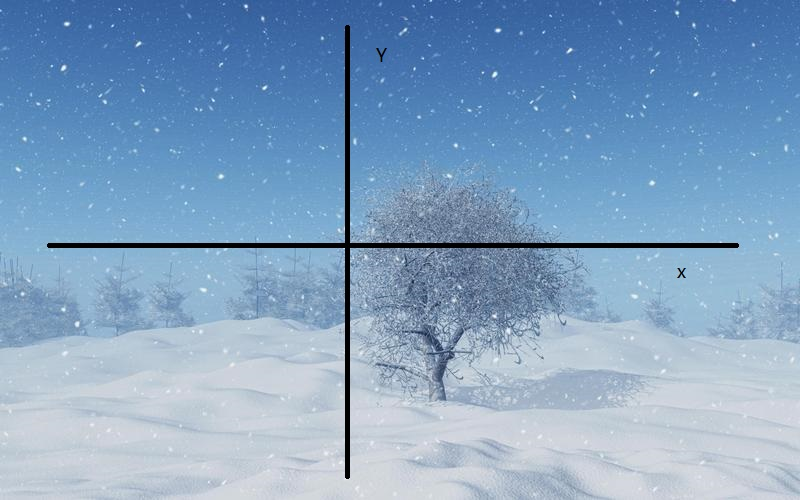
#> input picture opencv/00basic/img1.jpeg, 800 x 500 px
$ python demo1.py
#> lines starting #> are read from the running program, lines starting #| are printed output that depends on the picture
'''
基础使用

1. 读取图片
2. 保存图片
3. 显示图片
4. 翻转图片
5. 色彩转换
'''


import cv2


# 读取图片
img1 = cv2.imread('img1.jpeg')
#> img1 is the input picture: shape (500, 800, 3); mean B, G, R 194, 162, 130.7
print(img1)
#> (printed output is left out)
# img2 = cv2.imread('image1.jpeg', cv2.IMREAD_COLOR)
# 灰度图片，也就是只有每个像素的亮度，而没有色彩
# 在很多图像处理时，都需要先处理为灰度图像在进行处理，灰度图像处理起来比有色彩的图像更简单
img3 = cv2.imread('img1.jpeg', cv2.IMREAD_GRAYSCALE)
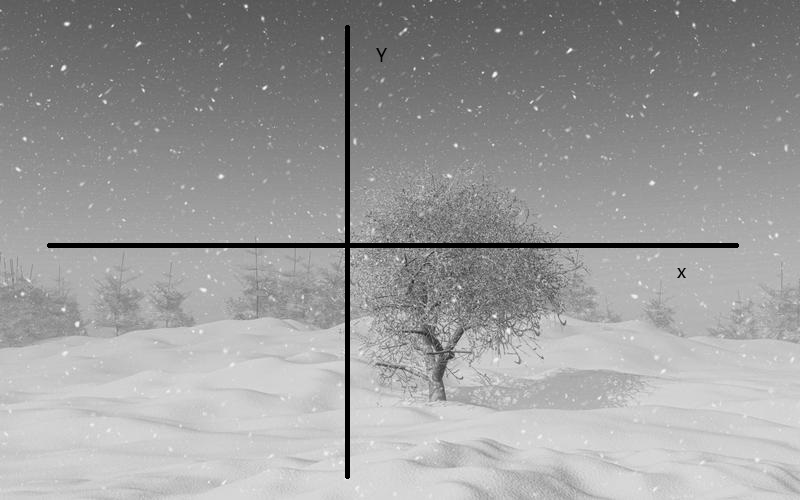
#> img3: shape (500, 800); min 0, max 253, mean 156.3
# [14 lines of commented-out code are left out]
def showImg(img):
    cv2.imshow('image', img)
    cv2.waitKey(0)
    cv2.destroyAllWindows()

# 翻转图片(根据第二个参数来决定按x轴还是y轴，或者xy轴同时翻转)
img5 = cv2.flip(img1, 0)
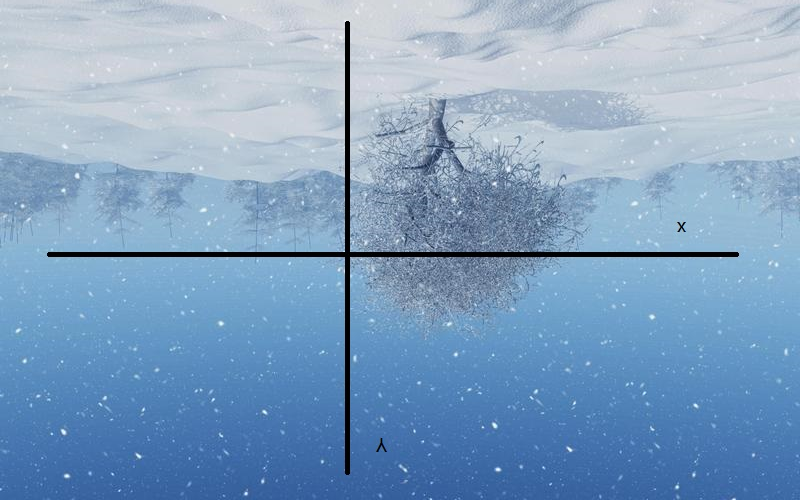
#> img5: shape (500, 800, 3); mean B, G, R 194, 162, 130.7
# showImg(img5)
img5 = cv2.flip(img1, 1)
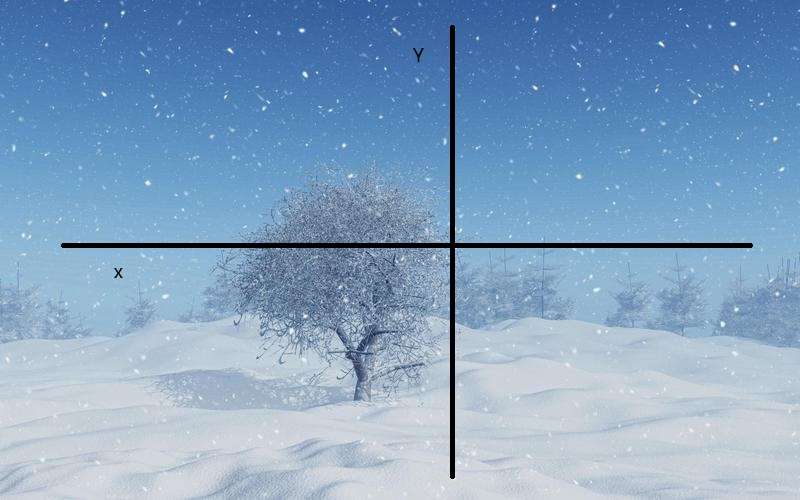
#> img5: shape (500, 800, 3); mean B, G, R 194, 162, 130.7
# showImg(img5)
img5 = cv2.flip(img1, -1)
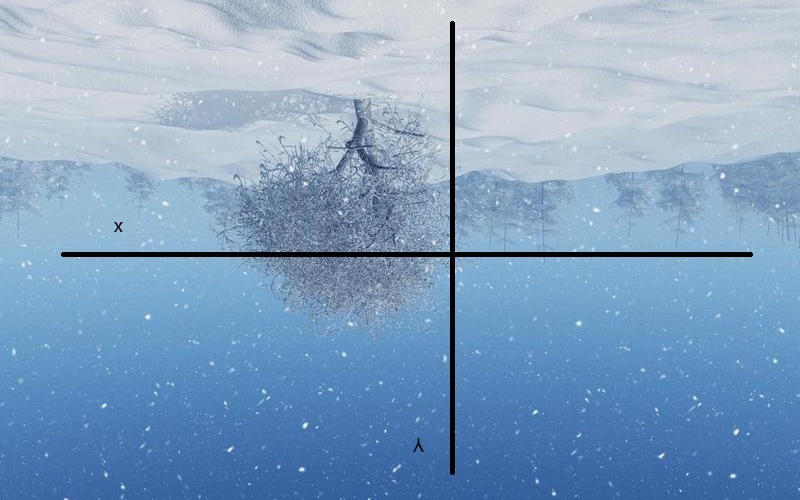
#> img5: shape (500, 800, 3); mean B, G, R 194, 162, 130.7
# showImg(img5)

# 灰度和彩色转换
img6 = cv2.cvtColor(img1, cv2.COLOR_RGB2GRAY)
img7 = cv2.cvtColor(img3, cv2.COLOR_GRAY2RGB)
# RGB转换为HSV/YUV表示
img8 = cv2.cvtColor(img1, cv2.COLOR_RGB2HSV)
#> img8: shape (500, 800, 3); mean H, S, V 14.9, 88.9, 194
img9 = cv2.cvtColor(img1, cv2.COLOR_BGR2YUV)
#> img9: shape (500, 800, 3); mean of channels 0, 1, 2 156.3, 146.5, 105.6
# [4 lines of commented-out code are left out]
